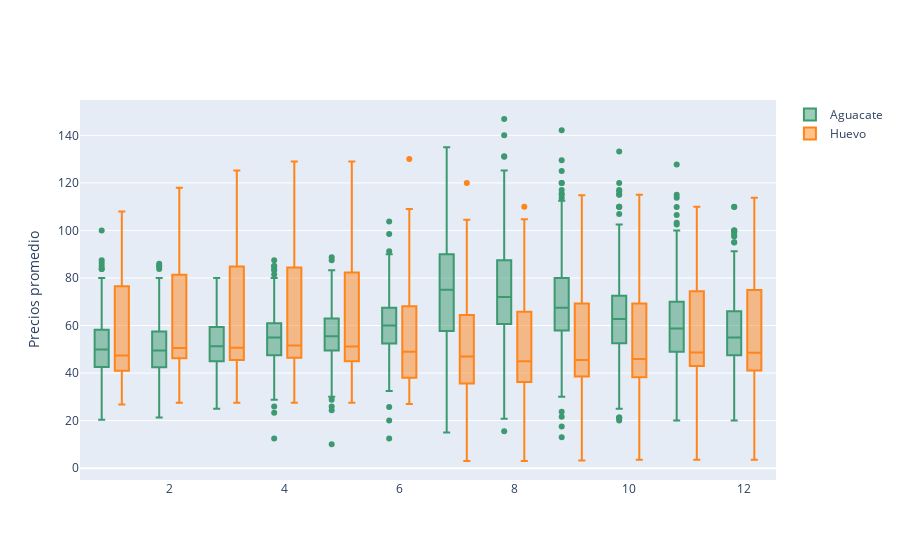

The code cell stored with this chart in its notebook:
### Markdown cell above
Es importante resaltar la diversidad de precios para un mismo producto dependiendo del proveedor, tomemos como ejemplo al aguacate y al huevo, el siguiente gráfico nos indica la presencia de precios atípicos a lo largo del año para estos dos alimentos, en general parece ser que varían más los precios del aguacate.

### Code cell
fig = go.Figure()

fig.add_trace(go.Box(
    y=df[df['Genérico'] == 'Aguacate']['Precio promedio'],
    x=df[df['Genérico'] == 'Aguacate']['Mes'],
    name='Aguacate',
    marker_color='#3D9970'
))
fig.add_trace(go.Box(
    y=df[df['Genérico'] == 'Huevo']['Precio promedio'],
    x=df[df['Genérico'] == 'Huevo']['Mes'],
    name='Huevo',
    marker_color='#FF851B'
))

fig.update_layout(
    yaxis_title='Precios promedio',
    boxmode='group' # group together boxes of the different traces for each value of x
)
fig.show()

### Figure 1 — Plotly figure (JSON) as saved in the notebook; plotly's stock layout.template omitted (floating-point values rounded to 4 significant figures; data arrays with more than 128 entries replaced by an {"elided": "..."} marker saying what was removed)
{"data": [{"marker": {"color": "#3D9970"}, "name": "Aguacate", "type": "box", "x": {"elided": "4932 int values"}, "y": {"elided": "4932 float values"}}, {"marker": {"color": "#FF851B"}, "name": "Huevo", "type": "box", "x": {"elided": "4032 int values"}, "y": {"elided": "4032 float values"}}], "layout": {"boxmode": "group", "yaxis": {"title": {"text": "Precios promedio"}}}}
